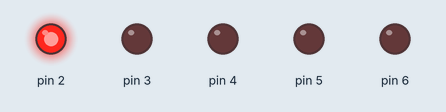
Recording of a sketch running on a simulated Arduino Uno, built with avr-gcc and run on an emulated ATmega328P. On the bench: output pins drawn as LEDs (lit = HIGH).

Above: at 0.07 s.
At 0.37 s:
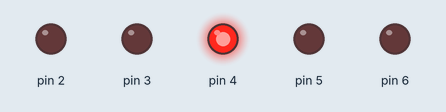
At 0.97 s:
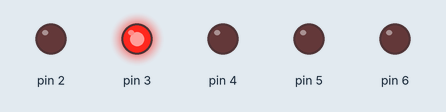
At 1.42 s:
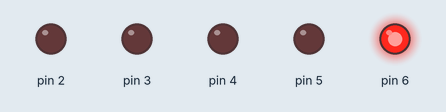
At 2.77 s:
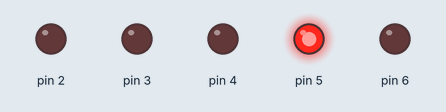
Timing chart, 0 to 3.1 s (numbered marks = the images above):
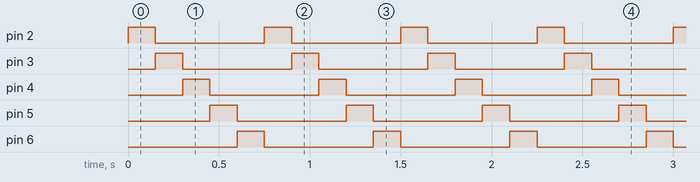

The sketch:

aula13_nivel2.ino
```cpp
// Aula 13 – Nível 2: Sequência de LEDs
// Acende os LEDs dos pinos 2 a 6, um de cada vez
#include <Arduino.h>                                             // funções do Arduino (pinMode, digitalWrite, delay...)
void setup() {                                                   // roda uma vez, quando a placa liga
  for (int pino = 2; pino <= 6; pino++) pinMode(pino, OUTPUT);   // configura todos com um laço
}

void loop() {                                                    // repete para sempre
  for (int pino = 2; pino <= 6; pino++) {   // percorre os pinos
    digitalWrite(pino, HIGH);                                    // acende/liga pino
    delay(150);                                                  // espera 150 ms
    digitalWrite(pino, LOW);                                     // apaga/desliga pino
  }
}
```

Measured:
- by itself, pin 2–6: alternates HIGH for 0.15 s and LOW for 0.60 s
- by itself, everything shown: repeats every 0.75 s, in 5 steps
